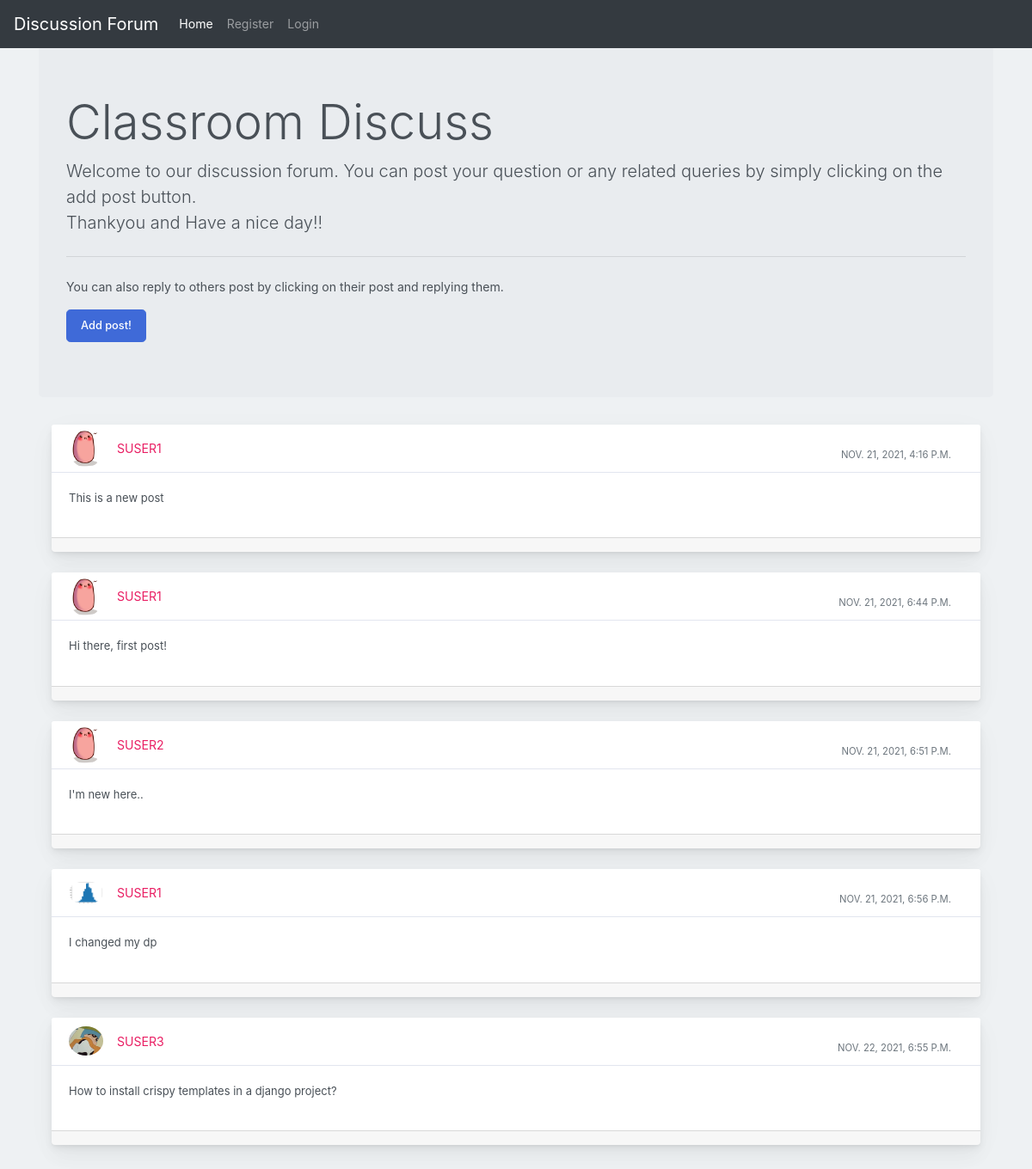
The app's page /forum/ with its own data.
### discuss/models.py (models this page shows, shortened)
class Post(models.Model):
    user1 = models.ForeignKey(User, on_delete=models.CASCADE, default=1)
    post_id = models.AutoField
    post_content = models.TextField()
    timestamp= models.DateTimeField(default=now)
    image = models.ImageField(upload_to="images",default="")

### users/models.py (models this page shows)
class User(AbstractUser):
    email = models.EmailField()
    is_student = models.BooleanField(default=False)
    is_teacher = models.BooleanField(default=False)

### discuss/views.py (the view)
# urls.py: path('forum/', views.forum_home, name='forum-home'),
def forum_home(request):
    return render(request, 'discuss/forum.html', context={'posts' : Post.objects.all()})

### templates/discuss/forum.html (shortened to what this page needs)
{% extends 'discuss/basic.html' %}
{% load crispy_forms_tags %}
{% block homeactive %} active {% endblock homeactive %}-->
{% block content %}
<div class="container my-4">
<div class="jumbotron">
    <h1 class="display-4">Classroom Discuss</h1>
    <p class="lead">Welcome to our discussion forum. You can post your question or any related queries by simply clicking on the add post button. <br> Thankyou and Have a nice day!!</p>
    <hr class="my-4">
    <p>You can also reply to others post by clicking on their post and replying them.</p>
      <a class="btn btn-primary btn-lg" data-toggle="modal" href="{% url 'discuss:add-post' %}">Add post!</a>
    </div>
    {% for post in posts %}
    <div class="container-fluid mt-10">
      <div class="row">
          <div class="col-md-12">
              <div class="card mb-4">
                  <div class="card-header">
                      <div class="media flex-wrap w-100 align-items-center"> <img src="/media/{{post.image}}"
                              class="d-block ui-w-40 rounded-circle" alt="">
                          <div class="media-body ml-3"> <a href="#" data-abc="true">{{post.user1}}</a>
                          </div>
                          <div class="text-muted small ml-3">
                            <div class="px-4 pt-3">{{post.timestamp}} </div>
                          </div>
                      </div>
                  </div>
                  <div class="card-body">
                      <p>{{post.post_content}}</p>
                  </div>
                  <div class="card-footer d-flex flex-wrap justify-content-between align-items-center px-0 pt-0 pb-3">
                  </div>
              </div>
          </div>
      </div>
  </div>
  {% endfor %}
</div>
  {% endblock content %}

### discuss/static/discuss/block.css (style rules this page uses)
body { margin: 0; font-family: -apple-system, BlinkMacSystemFont, "Segoe UI", Roboto, "Helvetica Neue", Arial, "Noto Sans", sans-serif, "Apple Color Emoji", "Segoe UI Emoji", "Segoe UI Symbol", "Noto Color Emoji"; font-size: .88rem; font-weight: 400; line-height: 1.5; color: #495057; text-align: left; background-color: #eef1f3 }
.card { box-shadow: 0 0.46875rem 2.1875rem rgba(4, 9, 20, 0.03), 0 0.9375rem 1.40625rem rgba(4, 9, 20, 0.03), 0 0.25rem 0.53125rem rgba(4, 9, 20, 0.05), 0 0.125rem 0.1875rem rgba(4, 9, 20, 0.03); border-width: 0; transition: all .2s }
.card-header:first-child { border-radius: calc(.25rem - 1px) calc(.25rem - 1px) 0 0 }
.card-header { display: flex; align-items: center; border-bottom-width: 1px; padding-top: 0; padding-bottom: 0; padding-right: .625rem; height: 3.5rem; text-transform: uppercase; background-color: #fff; border-bottom: 1px solid rgba(26, 54, 126, 0.125) }
.btn-primary { color: #fff; background-color: #3f6ad8; border-color: #3f6ad8 }
.btn { font-size: 0.8rem; font-weight: 500; outline: none !important; position: relative; transition: color 0.15s, background-color 0.15s, border-color 0.15s, box-shadow 0.15s }
.card-body { flex: 1 1 auto; padding: 1.25rem }
.card-body p { font-size: 13px }
a { color: #E91E63; text-decoration: none !important; background-color: transparent }
.media img { width: 40px; height: auto }

### records on screen
Post: image (picture), user1 "SUSER1", timestamp "NOV. 21, 2021, 4:16 P.M.", post_content "This is a new post"
Post: image (picture), user1 "SUSER1", timestamp "NOV. 21, 2021, 6:44 P.M.", post_content "Hi there, first post!"
Post: image (picture), user1 "SUSER2", timestamp "NOV. 21, 2021, 6:51 P.M.", post_content "I'm new here.."
Post: image (picture), user1 "SUSER1", timestamp "NOV. 21, 2021, 6:56 P.M.", post_content "I changed my dp"
Post: image (picture), user1 "SUSER3", timestamp "NOV. 22, 2021, 6:55 P.M.", post_content "How to install crispy templates in a django project?"
